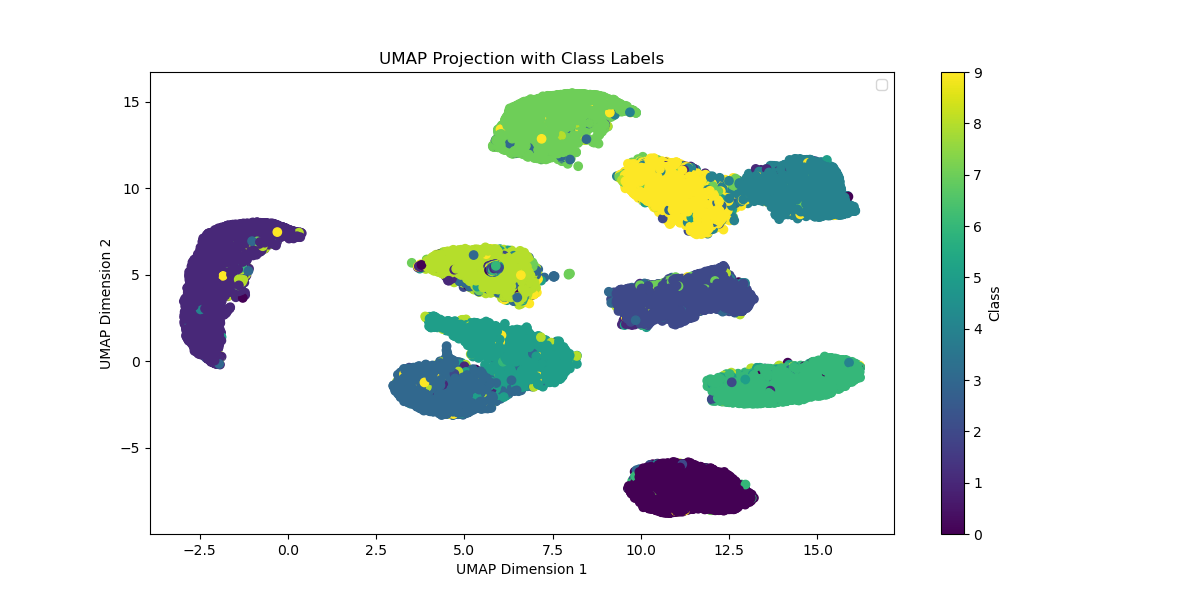

Write Python code to recreate this figure.
import umap
import h5py
import numpy as np
import matplotlib.pyplot as plt

# Load data from HDF5 files
with h5py.File('forward_data.h5', 'r') as f_forward, h5py.File('backward_data.h5', 'r') as f_backward:
    # Load data in chunks to save memory
    chunk_size = 1000
    
    # Get total sizes
    forward_size = f_forward['hidden_states'].shape[0]
    backward_size = f_backward['hidden_states'].shape[0]
    
    # Initialize UMAP model
    umap_model = umap.UMAP(n_components=2, random_state=42)
    
    # Process forward data in chunks for fitting UMAP
    all_forward_data = []
    all_forward_labels = []
    
    for i in range(0, forward_size, chunk_size):
        end_idx = min(i + chunk_size, forward_size)
        # Load and flatten chunk
        chunk_data = f_forward['hidden_states'][i:end_idx]
        chunk_data_flat = chunk_data.reshape(chunk_data.shape[0], -1)
        all_forward_data.append(chunk_data_flat)
        
        # Load labels
        chunk_labels = f_forward['labels'][i:end_idx].argmax(axis=1)
        all_forward_labels.append(chunk_labels)
    
    # Concatenate all chunks
    forward_data_flat = np.vstack(all_forward_data)
    forward_labels = np.concatenate(all_forward_labels)
    
    # Fit UMAP on forward data
    umap_result = umap_model.fit_transform(forward_data_flat)
    
    # Process backward data in chunks for transforming with UMAP
    all_backward_data = []
    all_backward_labels = []
    
    for i in range(0, backward_size, chunk_size):
        end_idx = min(i + chunk_size, backward_size)
        # Load and flatten chunk
        chunk_data = f_backward['hidden_states'][i:end_idx]
        chunk_data_flat = chunk_data.reshape(chunk_data.shape[0], -1)
        all_backward_data.append(chunk_data_flat)
        
        # Load labels
        chunk_labels = f_backward['labels'][i:end_idx].argmax(axis=1)
        all_backward_labels.append(chunk_labels)
    
    # Concatenate all chunks
    backward_data_flat = np.vstack(all_backward_data)
    backward_labels = np.concatenate(all_backward_labels)
    
    # Transform backward data using the fitted UMAP model
    umap_result_backward = umap_model.transform(backward_data_flat)
    
    # Plot the 2D scatter plot
    plt.figure(figsize=(12, 6))
    
    # Create scatter plots with different markers for forward and backward
    forward_scatter = plt.scatter(umap_result[:, 0], umap_result[:, 1], c=forward_labels, cmap='viridis')
    backward_scatter = plt.scatter(umap_result_backward[:, 0], umap_result_backward[:, 1], c=backward_labels, cmap='viridis')
    
    # # Add number labels to each point
    # for i, (x, y, label) in enumerate(zip(umap_result[:, 0], umap_result[:, 1], forward_labels)):
    #     plt.text(x, y, str(label), fontsize=8)
    
    # for i, (x, y, label) in enumerate(zip(umap_result_backward[:, 0], umap_result_backward[:, 1], backward_labels)):
    #     plt.text(x, y, str(label), fontsize=8)
    
    plt.colorbar(label='Class')
    plt.legend()
    plt.title('UMAP Projection with Class Labels')
    plt.xlabel('UMAP Dimension 1')
    plt.ylabel('UMAP Dimension 2')
    plt.savefig('umap_basin.png')
    plt.show()
